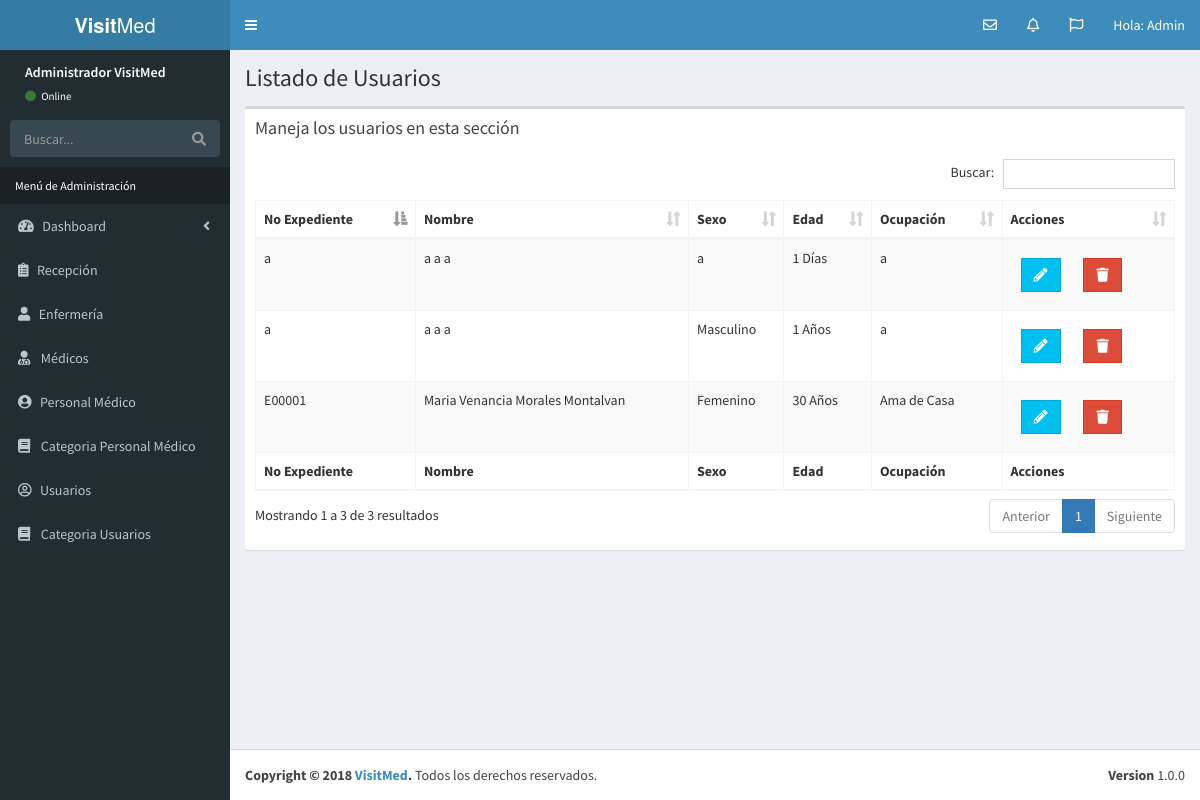
The page /lista_ficha_paciente.php (signed in) on the database as committed earlier.
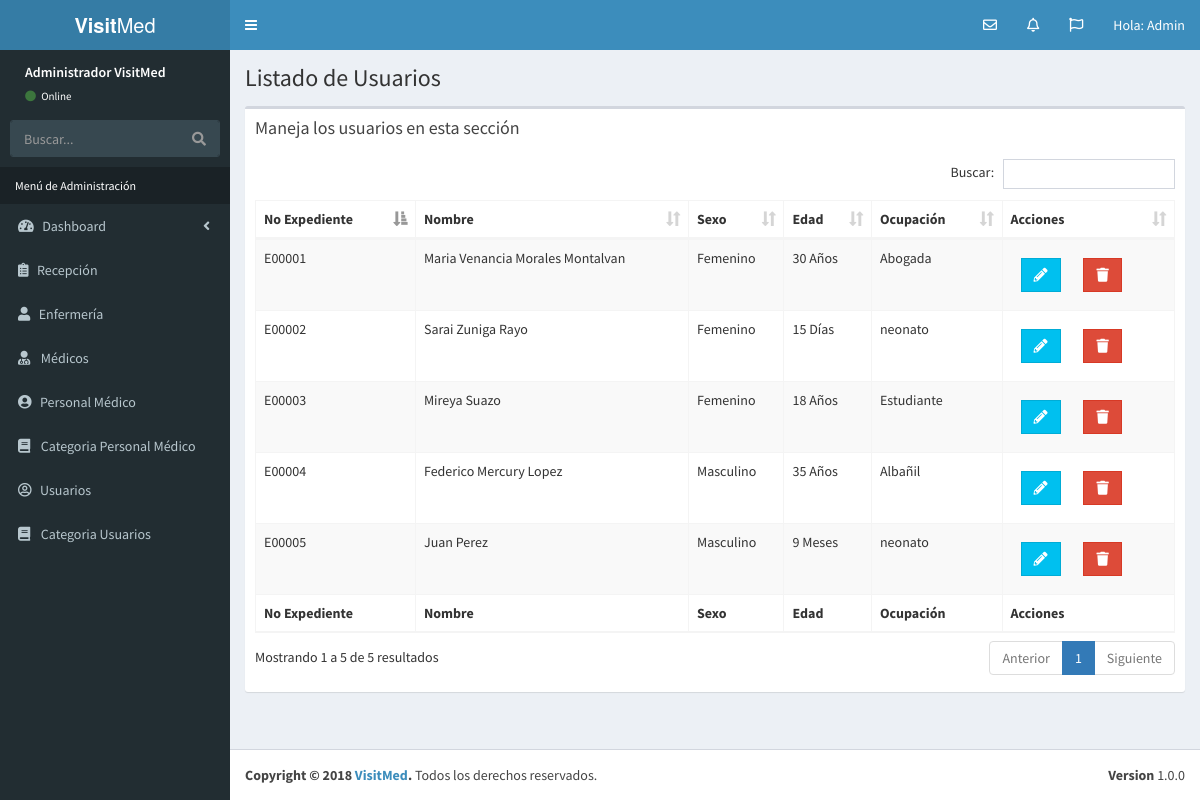
The same page on the database as committed later.
### tables this page shows
CREATE TABLE `datos_paciente` (
  `id_paciente` int(10) NOT NULL,
  `numero_expediente` varchar(60) NOT NULL,
  `primer_apellido_paciente` varchar(60) NOT NULL,
  `segundo_apellido_paciente` varchar(60) NOT NULL,
  `nombre_paciente` varchar(120) NOT NULL,
  `sexo_paciente` varchar(60) NOT NULL,
  `fecha_nacimiento_paciente` date NOT NULL,
  `edad_paciente` int(10) NOT NULL,
  `unidad_tiempo` tinyint(10) NOT NULL,
  `estado_civil` tinyint(10) NOT NULL,
  `documento_legal_identidad` varchar(60) NOT NULL,
  `numero_documento` varchar(60) NOT NULL,
  `ocupacion_paciente` varchar(60) NOT NULL,
  `direccion_paciente` text NOT NULL,
  `telefono_paciente` int(20) NOT NULL,
  `editado` datetime NOT NULL
);

CREATE TABLE `unidad_tiempo` (
  `id_unidad_tiempo` tinyint(10) NOT NULL,
  `descripcion_tiempo` varchar(60) NOT NULL
);

### lista_ficha_paciente.php (the view, shortened to what this page needs)
<?php
      include_once 'funciones/funciones.php';
      include_once 'templates/header.php';
      include_once 'templates/barra.php';
      include_once 'templates/navegacion.php';
?>
  <div class="content-wrapper">
    <section class="content-header">
          <h1>
            Listado de Usuarios
          </h1>
    </section>
   <section class="content">
      <div class="row">
        <div class="col-xs-12">
          <div class="box">
            <div class="box-header">
              <h3 class="box-title">Maneja los usuarios en esta sección</h3>
            </div>
            <div class="box-body">
              <table id="registros" class="table table-bordered table-striped">
                <thead>
                <tr>
                  <th>No Expediente</th>
                  <th>Nombre</th>
                  <th>Sexo</th>
                  <th>Edad</th>
                  <th>Ocupación</th>
                  <th>Acciones</th>
                </tr>
                </thead>
                <tbody>
                    <?php
                     try {
                        $sql = "SELECT numero_expediente, primer_apellido_paciente, segundo_apellido_paciente, nombre_paciente, sexo_paciente, edad_paciente, descripcion_tiempo, ocupacion_paciente, id_paciente  ";
                        $sql .= " FROM datos_paciente ";
                        $sql .= " INNER JOIN unidad_tiempo ";
                        $sql .= " ON datos_paciente.unidad_tiempo=unidad_tiempo.id_unidad_tiempo ";
                        $sql .= " ORDER BY numero_expediente";
                        $resultado = $conn->query($sql);
                     } catch (Exception $e) {
                        $error = $e->getMessage();
                        echo $error;
                     }
                     while($ficha_paciente = $resultado->fetch_assoc() ) { ?>
                          <tr>
                              <td><?php echo $ficha_paciente['numero_expediente']; ?></td>
                              <td><?php echo $ficha_paciente['nombre_paciente'] . " " . $ficha_paciente['primer_apellido_paciente'] . " " . $ficha_paciente['segundo_apellido_paciente']; ?></td>
                              <td><?php echo $ficha_paciente['sexo_paciente']; ?></td>
                              <td><?php echo $ficha_paciente['edad_paciente'] . " " . $ficha_paciente['descripcion_tiempo'];  ?></td>
                              <td><?php echo $ficha_paciente['ocupacion_paciente']; ?></td>
                              <td>
                                <a href="editar_ficha_paciente.php?id=<?php echo $ficha_paciente['id_paciente']; ?>" class="btn btn-info btn-flat margin ">
                                    <i class="fas fa-pencil-alt"></i>
                                </a>
                                <a href="#" data-id="<?php echo $ficha_paciente['id_paciente']; ?>" data-tipo="ficha_paciente" class="btn btn-danger btn-flat margin borrar_registro">
                                    <i class="fa fa-trash"></i>
                                </a>
                              </td>
                          </tr>
                     <?php } ?>
                </tbody>
                <tfoot>
                <tr>
                  <th>No Expediente</th>
                  <th>Nombre</th>
                  <th>Sexo</th>
                  <th>Edad</th>
                  <th>Ocupación</th>
                  <th>Acciones</th>
                </tr>
                </tfoot>
              </table>
            </div>
          </div>
        </div>
      </div>
    </section>
  </div>
  <?php
        include_once 'templates/footer.php';
  ?>

### templates/header.php (shortened to what this page needs)
<!DOCTYPE html>
<html>
<head>
  <link rel="stylesheet" href="css/bootstrap.min.css">
  <link rel="stylesheet" href="css/select2.min.css">
  <link rel="stylesheet" href="css/font-awesome.min.css">
  <link rel="stylesheet" href="css/ionicons.min.css">
  <link rel="stylesheet" href="css/dataTables.bootstrap.min.css">
  <link rel="stylesheet" href="css/bootstrap-datepicker.min.css">
  <link rel="stylesheet" href="css/AdminLTE.min.css">
  <link rel="stylesheet" href="css/skins/_all-skins.min.css">
  <link rel="stylesheet" href="css/sweetalert2.all.min.css">
  <link rel="stylesheet" href="css/admin.css">
  <link rel="stylesheet" href="https://use.fontawesome.com/releases/v5.4.2/css/all.css">
</head>

### templates/barra.php (shortened to what this page needs)
<body class="hold-transition skin-blue sidebar-mini">
<div class="wrapper">
  <header class="main-header">
    <a href="#" class="logo">
      <span class="logo-lg"><b>Visit</b>Med</span>
    </a>
    <nav class="navbar navbar-static-top">
      <a href="#" class="sidebar-toggle" data-toggle="push-menu" role="button">
      </a>
      <div class="navbar-custom-menu">
        <ul class="nav navbar-nav">
                            <li class="dropdown messages-menu">
                              <a href="#" class="dropdown-toggle" data-toggle="dropdown">
                                <i class="far fa-envelope"></i>
                              </a>
                            </li>
                            <li class="dropdown notifications-menu">
                              <a href="#" class="dropdown-toggle" data-toggle="dropdown">
                                <i class="far fa-bell"></i>
                              </a>
                            </li>
                            <li class="dropdown tasks-menu">
                              <a href="#" class="dropdown-toggle" data-toggle="dropdown">
                                <i class="far fa-flag"></i>
                              </a>
                            </li>
          <li class="dropdown user user-menu">
            <a href="#" class="dropdown-toggle" data-toggle="dropdown">
              <span class="hidden-xs">Hola: Admin</span>
            </a>
          </li>
        </ul>
      </div>
    </nav>
  </header>

### templates/navegacion.php (shortened to what this page needs)
<aside class="main-sidebar">
  <section class="sidebar">
    <div class="user-panel">
      <div class="info">
        <p>Administrador VisitMed</p>
        <a href="#"><i class="fa fa-circle text-success"></i> Online</a>
      </div>
    </div>
    <form action="#" method="get" class="sidebar-form">
      <div class="input-group">
        <input type="text" name="q" class="form-control" placeholder="Buscar...">
        <span class="input-group-btn">
              <button type="submit" name="search" id="search-btn" class="btn btn-flat"><i class="fa fa-search"></i>
              </button>
            </span>
      </div>
    </form>
    <ul class="sidebar-menu" data-widget="tree">
      <li class="header">Menú de Administración</li>
      <li class="treeview">
        <a href="#">
          <i class="fas fa-tachometer-alt"></i>&nbsp;&nbsp; <span>Dashboard</span>
          <span class="pull-right-container">
            <i class="fa fa-angle-left pull-right"></i>
          </span>
        </a>
      </li>
      <li class="treeview">
        <a href="#">
        <i class="fas fa-clipboard-list" aria-hidden="true"></i>&nbsp;&nbsp;
          <span>Recepción</span>
        </a>
      </li>
      <li class="treeview">
        <a href="#">
          <i class="fas fa-user" aria-hidden="true"></i>&nbsp;&nbsp;
          <span>Enfermería</span>
        </a>
      </li>
      <li class="treeview">
        <a href="#">
        <i class="fa fa-user-md" aria-hidden="true"></i>
          <span>Médicos</span>
        </a>
      </li>
      <li class="treeview">
        <a href="#">
          <i class="fas fa-user-circle"></i>&nbsp;&nbsp;
          <span>Personal Médico</span>
        </a>
      </li>
      <li class="treeview">
        <a href="#">
          <i class="fa fa-book"></i>
          <span>Categoria Personal Médico</span>
        </a>
      </li>
      <li class="treeview">
        <a href="#">
          <i class="far fa-user-circle"></i>&nbsp;&nbsp;
          <span>Usuarios</span>
        </a>
      </li>
      <li class="treeview">
        <a href="#">
          <i class="fa fa-book"></i>
          <span>Categoria Usuarios</span>
        </a>
      </li>
    </ul>
  </section>
</aside>

### templates/footer.php (shortened to what this page needs)
  <footer class="main-footer">
    <div class="pull-right hidden-xs">
      <b>Version</b> 1.0.0
    </div>
    <strong>Copyright &copy; 2018 <a href="#">VisitMed</a>.</strong> Todos los derechos reservados.
  </footer>
  </div>
</body>
</html>

### css/admin.css (style rules this page uses)
.user-panel { height: 60px; }
.user-panel>.info { position: relative; left: auto; }
.skin-blue .sidebar-menu>li.header { color: white; }

Rows that differ between the two databases and show on the page:
changed datos_paciente "Maria Venancia": ocupacion_paciente "Ama de Casa" → "Abogada"; moves up the list
changed datos_paciente "Días": numero_expediente "a" → "E00002"; nombre_paciente "a" → "Sarai"; primer_apellido_paciente "a" → "Zuniga"; segundo_apellido_paciente "a" → "Rayo"; sexo_paciente "a" → "Femenino"; edad_paciente "1" → "15"; ocupacion_paciente "a" → "neonato"
changed datos_paciente: numero_expediente "a" → "E00003"; nombre_paciente "a" → "Mireya"; primer_apellido_paciente "a" → "Suazo"; sexo_paciente "Masculino" → "Femenino"; edad_paciente "1" → "18"; ocupacion_paciente "a" → "Estudiante"; segundo_apellido_paciente "a" → (not shown)
added datos_paciente: numero_expediente "E00004", nombre_paciente "Federico", primer_apellido_paciente "Mercury", segundo_apellido_paciente "Lopez", sexo_paciente "Masculino", edad_paciente "35", unidad_tiempo.descripcion_tiempo "Años", ocupacion_paciente "Albañil"
added datos_paciente: numero_expediente "E00005", nombre_paciente "Juan", primer_apellido_paciente "Perez", sexo_paciente "Masculino", edad_paciente "9", unidad_tiempo.descripcion_tiempo "Meses", ocupacion_paciente "neonato"
Other text that changed with them:
text written by a page script: "Buscar: Mostrando 1 a 3 de 3 resultados Anterior 1 Siguiente" → "Buscar: Mostrando 1 a 5 de 5 resultados Anterior 1 Siguiente"
